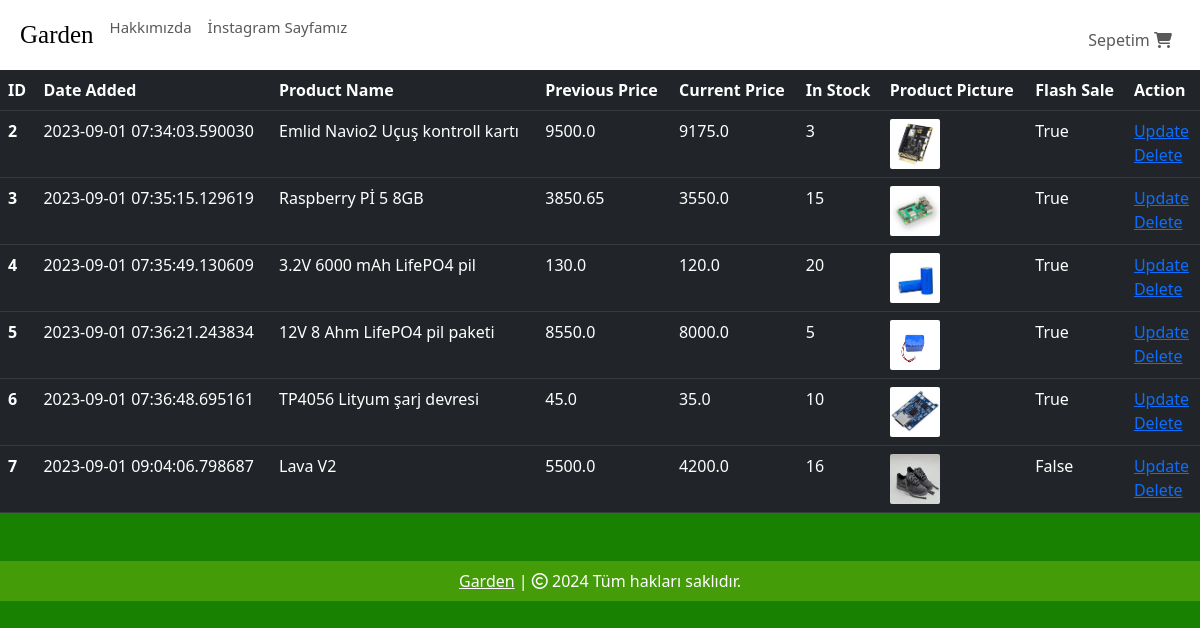
Page /shop-items (signed in) on the earlier database version.
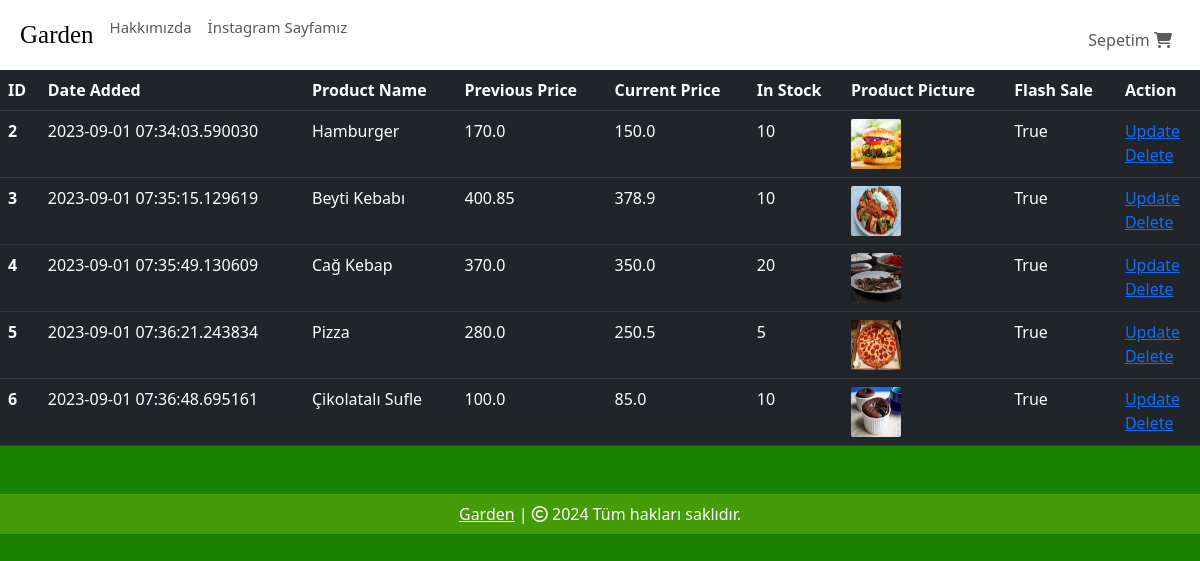
Same page on the later database version.
### website/models.py (models this page shows, shortened)
class Product(db.Model):
    id = db.Column(db.Integer, primary_key=True)
    product_name = db.Column(db.String(100), nullable=False)
    current_price = db.Column(db.Float, nullable=False)
    previous_price = db.Column(db.Float, nullable=False)
    in_stock = db.Column(db.Integer, nullable=False)
    product_picture = db.Column(db.String(1000), nullable=False)
    flash_sale = db.Column(db.Boolean, default=False)
    date_added = db.Column(db.DateTime, default=datetime.utcnow)
    carts = db.relationship('Cart', backref=db.backref('product', lazy=True))
    orders = db.relationship('Order', backref=db.backref('product', lazy=True))

### website/admin.py (the view)
@admin.route('/shop-items', methods=['GET', 'POST'])
@login_required
def shop_items():
    if current_user.id == 6:
        items = Product.query.order_by(Product.date_added).all()
        return render_template('shop_items.html', items=items)
    return render_template('404.html')

### website/templates/shop_items.html (shortened to what this page needs)
{% extends 'base.html' %}
{% block body %}
{% if items | length < 1 %}
<h3 style="color: white;">No Shop Items </h3>
{% else %}
<table class="table table-dark table-hover">
    <thead>
        <tr>
            <th scope="col">ID</th>
            <th scope="col">Date Added</th>
            <th scope="col">Product Name</th>
            <th scope="col">Previous Price</th>
            <th scope="col">Current Price</th>
            <th scope="col">In Stock</th>
            <th scope="col">Product Picture</th>
            <th scope="col">Flash Sale</th>
            <th scope="col">Action</th>
        </tr>
    </thead>
    <tbody>
        {% for item in items %}
        <tr>
            <th scope="row">{{ item.id }}</th>
            <td>{{ item.date_added }}</td>
            <td>{{ item.product_name }}</td>
            <td>{{ item.previous_price }}</td>
            <td>{{ item.current_price }}</td>
            <td>{{ item.in_stock }}</td>
            <td><img src="{{ item.product_picture }}" alt="" style="height: 50px; width: 50px; border-radius: 2px;"></td>
            <td>{{ item.flash_sale }}</td>
            <td>
                <a href="/update-item/{{ item.id }}">Update</a>
                <br>
                <a href="/delete-item/{{ item.id }}">Delete</a>
            </td>
        </tr>
        {% endfor %}
    </tbody>
</table>
{% endif %}
{% endblock %}

Differences in the rows shown:
removed Product: id "7", date_added "2023-09-01 09:04:06.798687", product_name "Lava V2", previous_price "5500.0", current_price "4200.0", in_stock "16", product_picture (picture), flash_sale "False"
changed Product id 2: product_name "Emlid Navio2 Uçuş kontroll kartı" → "Hamburger"; previous_price "9500.0" → "170.0"; current_price "9175.0" → "150.0"; in_stock "3" → "10"; product_picture: a different picture
changed Product id 3: product_name "Raspberry Pİ 5 8GB" → "Beyti Kebabı"; previous_price "3850.65" → "400.85"; current_price "3550.0" → "378.9"; in_stock "15" → "10"; product_picture: a different picture
changed Product id 4: product_name "3.2V 6000 mAh LifePO4 pil" → "Cağ Kebap"; previous_price "130.0" → "370.0"; current_price "120.0" → "350.0"; product_picture: a different picture
changed Product id 5: product_name "12V 8 Ahm LifePO4 pil paketi" → "Pizza"; previous_price "8550.0" → "280.0"; current_price "8000.0" → "250.5"; product_picture: a different picture
changed Product id 6: product_name "TP4056 Lityum şarj devresi" → "Çikolatalı Sufle"; previous_price "45.0" → "100.0"; current_price "35.0" → "85.0"; product_picture: a different picture
